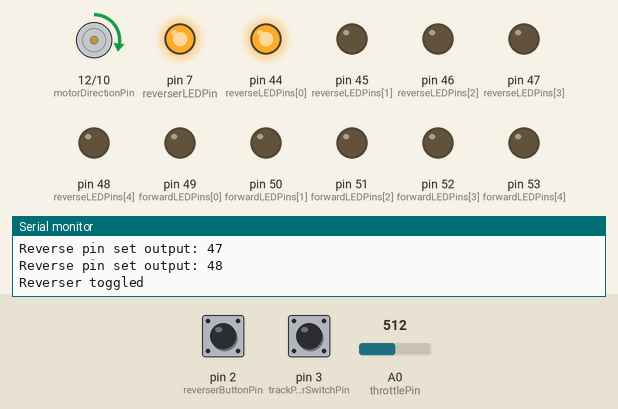
The sketch below on a simulated Arduino Mega 2560, built with avr-gcc and run on an emulated ATmega2560. On the bench: direction and speed pins drawn as motors (green arrow = direction pin HIGH = forward, orange = LOW = backward, longer = more drive), output pins drawn as LEDs (lit = HIGH), the last lines printed to the serial monitor. Inputs (shaded band) come from the test bench; at power-on: A0 (throttlePin) = 512, pin 3 (trackPowerSwitchPin) HIGH, pin 2 (reverserButtonPin) HIGH. EEPROM starts erased.

Above: at 4.0 s.
4.1 s: A0 (throttlePin) set to 1023
At 6.5 s:
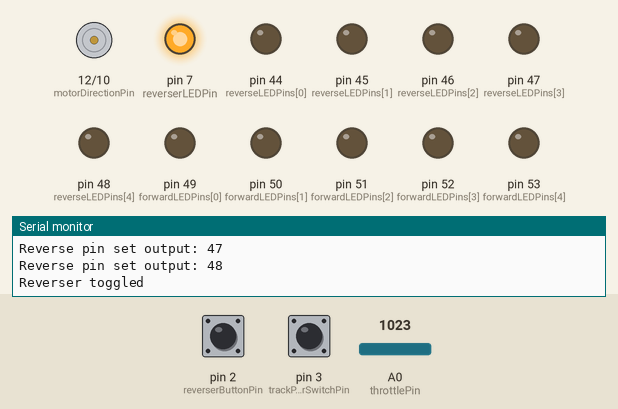
7.1 s: A0 (throttlePin) set to 511
At 8.53 s:
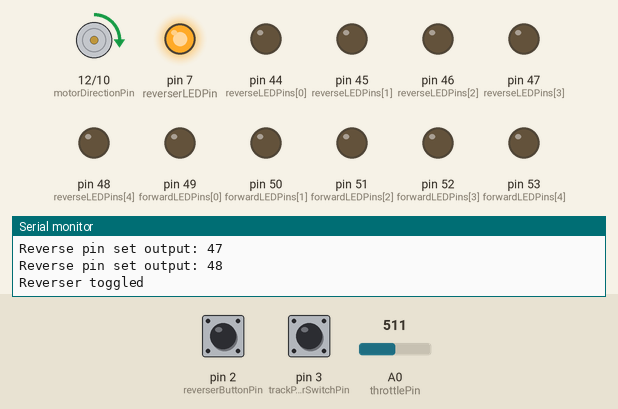
10.1 s: A0 (throttlePin) set to 0
At 12.43 s:
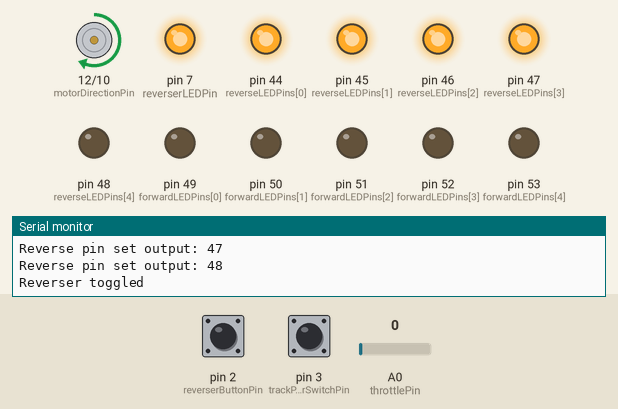
13.1 s: pin 3 (trackPowerSwitchPin) pulled LOW for 0.15 s
At 15.96 s:
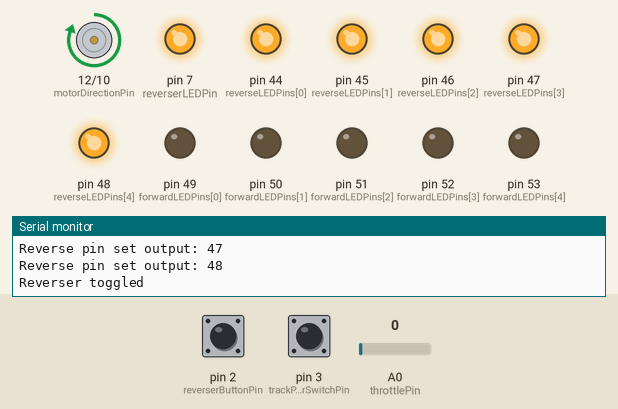
16.1 s: pin 2 (reverserButtonPin) pulled LOW for 0.15 s
At 19.95 s:
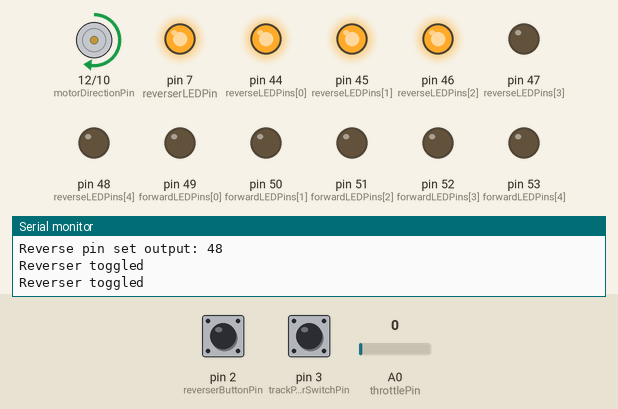
Timing chart, 0 to 20.1 s (numbered marks = the images above; inputs shaded):
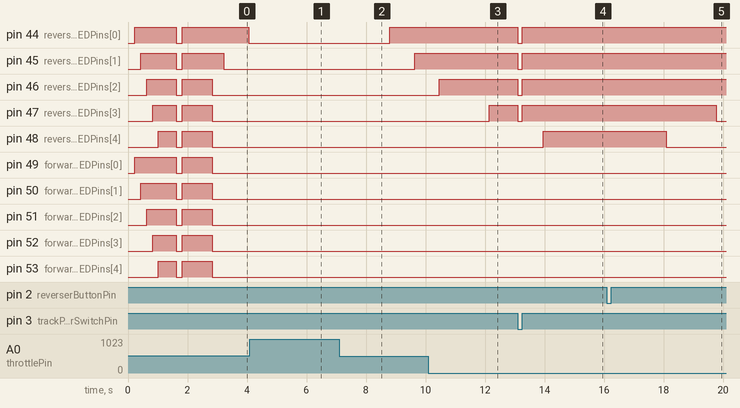

The sketch:

ArduinoDCThrottle.ino
```cpp
#include <EEPROM.h>

//PIN DEFINES
//Inputs
const int reverserButtonPin = 2;
const int trackPowerSwitchPin = 3;
const int throttlePin = A0;

//Outputs
const int forwardLEDPins[5] = {49, 50, 51, 52, 53};
const int reverseLEDPins[5] = {44, 45, 46, 47, 48};
const int reverserLEDPin = 7;
const int trackPowerLEDPin = 13;

//MOTOR SHIELD
const int motorSpeedPin = 10;
const int motorDirectionPin = 12;

bool reverserDesiredState = false;
bool reverserActualState = false;
bool trackPower = false;

float currentTime = 0;
float oldTime = 0;
float deltaTime;

void setup() {
  initThrottle();
}

void loop() {
  oldTime = currentTime;
  currentTime = millis();
  deltaTime = (currentTime - oldTime) / 1000;
  runThrottle();
}
```

Setup.ino
```cpp
void initThrottle()
{
  TCCR2B = TCCR2B & B11111000 | B00000110;  // for PWM frequency of 122.55 Hz
  Serial.begin(9600);
  trackPower = false;
  setupPins();
  setupLEDs();
  startupAnim();
  EEPROM.get(0, reverserDesiredState);
  digitalWrite(reverserLEDPin, reverserDesiredState);
}

void setupPins()
{
  pinMode(reverserButtonPin, INPUT_PULLUP);
  pinMode(trackPowerSwitchPin, INPUT_PULLUP);
  pinMode(reverserLEDPin, OUTPUT);
  pinMode(throttlePin, INPUT);
  pinMode(motorDirectionPin, OUTPUT);
  pinMode(motorSpeedPin, OUTPUT);
}

void setupLEDs()
{
  for (int i = 0; i < 5; i++)
  {
    pinMode(forwardLEDPins[i], OUTPUT);
    Serial.println((String)"Forward pin set output: " + forwardLEDPins[i]);
  }
  for (int i = 0; i < 5; i++)
  {
    pinMode(reverseLEDPins[i], OUTPUT);
    Serial.println((String)"Reverse pin set output: " + reverseLEDPins[i]);
  }
}

void startupAnim()
{
  setLEDThrottleState(forwardLEDPins, 1);
  setLEDThrottleState(reverseLEDPins, 1);
  delay(200);
  setLEDThrottleState(forwardLEDPins, 2);
  setLEDThrottleState(reverseLEDPins, 2);
  delay(200);
  setLEDThrottleState(forwardLEDPins, 3);
  setLEDThrottleState(reverseLEDPins, 3);
  delay(200);
  setLEDThrottleState(forwardLEDPins, 4);
  setLEDThrottleState(reverseLEDPins, 4);
  delay(200);
  setLEDThrottleState(forwardLEDPins, 5);
  setLEDThrottleState(reverseLEDPins, 5);
  delay(600);
  setLEDThrottleState(forwardLEDPins, 0);
  setLEDThrottleState(reverseLEDPins, 0);
  delay(200);
  setLEDThrottleState(forwardLEDPins, 5);
  setLEDThrottleState(reverseLEDPins, 5);
  delay(1000);
  setLEDThrottleState(forwardLEDPins, 0);
  setLEDThrottleState(reverseLEDPins, 0);
}
```

Throttle.ino
```cpp
//REVERSER VARS
int reverserButtonState;           // the current reading from the input pin
int lastReverserButtonState = LOW; // the previous reading from the input pin

// the following variables are unsigned longs because the time, measured in
// milliseconds, will quickly become a bigger number than can be stored in an int.
unsigned long lastDebounceTime = 0; // the last time the output pin was toggled
unsigned long debounceDelay = 50;   // the debounce time; increase if the output flickers

//THROTTLE VARS
int sensorval;
float ActualSpeedF;
int ActualSpeed;
int DesiredSpeed;
int speedChange = 30;

void runThrottle()
{
  trackPower = digitalRead(trackPowerSwitchPin);
  ReverserButton();
  powerTrack();
}

void powerTrack()
{
  if (ActualSpeed <= 10)
  {
    reverserActualState = reverserDesiredState;
  }
  if (trackPower)
  {
    sensorval = analogRead(throttlePin);
    DesiredSpeed = map(sensorval, 0, 1023, 255, 0);
    digitalWrite(trackPowerLEDPin, HIGH);
    digitalWrite(motorDirectionPin, reverserActualState ? LOW : HIGH);
    if (reverserActualState != reverserDesiredState)
    {
      DesiredSpeed = 10;
    }
    getActualSpeed();
    updateThrottleDisplay();

    analogWrite(motorSpeedPin, ActualSpeed);
  }
  else
  {
    analogWrite(motorSpeedPin, 0);
    digitalWrite(trackPowerLEDPin, LOW);
    resetThrottleLEDs();
  }
}

void updateThrottleDisplay()
{
  int *ledArray = reverserActualState ? reverseLEDPins : forwardLEDPins;
  if (ActualSpeed > 200)
  {
    setLEDThrottleState(ledArray, 5);
  }
  else if (ActualSpeed > 150)
  {
    setLEDThrottleState(ledArray, 4);
  }
  else if (ActualSpeed > 100)
  {
    setLEDThrottleState(ledArray, 3);
  }
  else if (ActualSpeed > 75)
  {
    setLEDThrottleState(ledArray, 2);
  }
  else if (ActualSpeed > 50)
  {
    setLEDThrottleState(ledArray, 1);
  }
  else
  {
    setLEDThrottleState(ledArray, 0);
  }
}

void setLEDThrottleState(int ledArray[], int numToLight)
{
  for (int i = 0; i < 5; i++)
  {
    if (i < numToLight)
    {
      digitalWrite(ledArray[i], HIGH);
    }
    else
    {
      digitalWrite(ledArray[i], LOW);
    }
  }
}

void resetThrottleLEDs()
{
  setLEDThrottleState(forwardLEDPins, 0);
  setLEDThrottleState(reverseLEDPins, 0);
}

void ReverserButton()
{
  // read the state of the switch into a local variable:
  int reading = digitalRead(reverserButtonPin);

  // check to see if you just pressed the button
  // (i.e. the input went from LOW to HIGH), and you've waited long enough
  // since the last press to ignore any noise:

  // If the switch changed, due to noise or pressing:
  if (reading != lastReverserButtonState)
  {
    // reset the debouncing timer
    lastDebounceTime = millis();
  }

  if ((millis() - lastDebounceTime) > debounceDelay)
  {
    // whatever the reading is at, it's been there for longer than the debounce
    // delay, so take it as the actual current state:

    // if the button state has changed:
    if (reading != reverserButtonState)
    {
      reverserButtonState = reading;

      // only toggle the LED if the new button state is HIGH
      if (reverserButtonState == HIGH)
      {
        reverserDesiredState = !reverserDesiredState;
        resetThrottleLEDs();
        Serial.println("Reverser toggled");
      }
    }
  }

  // set the LED:
  digitalWrite(reverserLEDPin, reverserDesiredState);
  EEPROM.put(0, reverserDesiredState);

  // save the reading. Next time through the loop, it'll be the lastButtonState:
  lastReverserButtonState = reading;
}

void getActualSpeed()
{
  if (DesiredSpeed < ActualSpeedF)
  {
    ActualSpeedF -= deltaTime * speedChange;
  }
  else if (DesiredSpeed > ActualSpeedF)
  {
    ActualSpeedF += deltaTime * speedChange;
  }
  else
  {
    ActualSpeedF = DesiredSpeed;
  }
  ActualSpeed = (int)ActualSpeedF;
}
```

Measured:
- after the input at 4.1 s, pin 44 (reverseLEDPins[0]): stays LOW (without the input it goes to HIGH after 2.6 s)
- after the input at 7.1 s, pin 44 (reverseLEDPins[0]): LOW → HIGH after 1.7 s; pin 45 (reverseLEDPins[1]): LOW → HIGH after 2.5 s; motor on pin 12 (motorDirectionPin) / pin 10 (motorSpeedPin): moves from stopped to forward 89/255 over 2.9 s, starting at once
- after the input at 10.1 s, pin 47 (reverseLEDPins[3]): LOW → HIGH after 2.0 s
- after the input at 13.1 s, pin 44 (reverseLEDPins[0]), pin 45 (reverseLEDPins[1]), pin 46 (reverseLEDPins[2]), pin 47 (reverseLEDPins[3]): HIGH → LOW at once, → HIGH 0.15 s later
- after the input at 16.1 s, motor on pin 12 (motorDirectionPin) / pin 10 (motorSpeedPin): moves from forward 254/255 to forward 223/255 over 1.0 s, starting after 0.24 s
